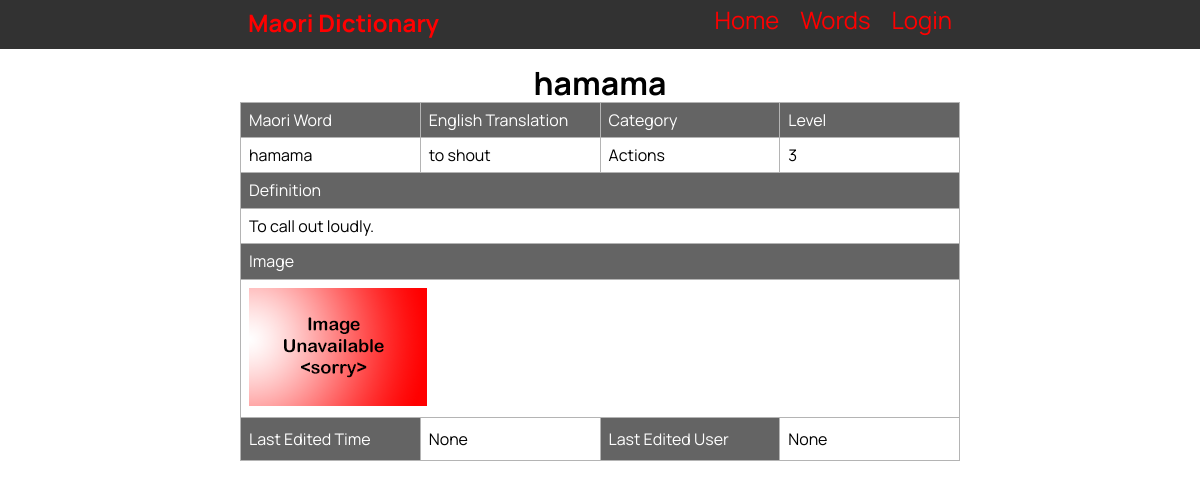
Screenshot of /individual_word/1 with the database file from the repository.
### tables this page shows
CREATE TABLE "vocab_list"
(
    id                  integer
        constraint vocab_list_pk
            primary key autoincrement,
    maori_word          varchar(30),
    english_translation varchar(30),
    category            varchar(30),
    definition          varchar(100),
    level               integer,
    last_edited_time    date,
    last_edited_user    varchar(60)
, image_name varchar(30));

### app.py (the view)
@app.route('/individual_word/<word_id>')
def render_individual_word(word_id):
    con = create_connection(DATABASE)
    query = "SELECT * FROM vocab_list WHERE id = ?"
    cur = con.cursor()
    cur.execute(query, (word_id, ))
    word_info = cur.fetchall()
    con.close()
    return render_template('word_detail.html', logged_in=is_logged_in(), admin=is_admin(), word_information=word_info)

### app.py (called while the page is built)
def create_connection(db_file):
    try:
        connection = sqlite3.connect(db_file)
        return connection
    except Error as e:
        print(e)
    return None

def is_logged_in():
    if session.get('email') is None:
        return False
    else:
        return True

def is_admin():
    if is_logged_in():
        if session.get('role') == "Teacher" or session.get('role') == "Admin":
            return True
        else:
            return False
    else:
        return False

### templates/word_detail.html (shortened to what this page needs)
{% extends "base.html" %}
{% block pageheading %}{{ word_information[0][1] }}{% endblock %}
{% block main %}
<table id="wordinfomation">
    <tr class="header">
        <td style="width:25%">Maori Word</td>
        <td style="width:25%">English Translation</td>
        <td style="width:25%">Category</td>
        <td style="width:25%">Level</td>
    </tr>
    <tr>
        <td>{{ word_information[0][1] }}</td>
        <td>{{ word_information[0][2] }}</td>
        <td>{{ word_information[0][3] }}</td>
        <td>{{ word_information[0][5] }}</td>
    </tr>
    <tr class="header">
        <td colspan="4">Definition</td>
    </tr>
    <tr>
        <td colspan="4">{{ word_information[0][4] }}</td>
    </tr>
    <tr class="header">
        <td colspan="4">Image</td>
    </tr>
    <tr>
        <td colspan="4">
            <img src="/static/images/{{ word_information[0][8] }}.jpg">
        </td>
    </tr>
    <tr>
        <td class="header">Last Edited Time</td>
        <td>{{ word_information[0][6] }}</td>
        <td class="header">Last Edited User</td>
        <td>{{ word_information[0][7] }}</td>
    </tr>
</table>
{% endblock %}

### templates/base.html (shortened to what this page needs)
<!DOCTYPE html>
<html lang="en">
<head>
    <link rel="stylesheet" href="https://cdnjs.cloudflare.com/ajax/libs/normalize/8.0.1/normalize.css"/>
    <link href="{{ url_for('static', filename='MDW.css') }}" rel="stylesheet">
</head>
<body>
<nav>
    <div class="container">
        <div class="navbar-brand">
            <a href="/">Maori Dictionary</a>
        </div>
        <div class="navbar-links">
            <a href="/">Home</a>
            <a href="/word_list">Words</a>
            {% if logged_in %}
                {% if admin %}
                    <a href="/">Admin</a>
                {% endif %}
                <a href="/logout">Logout</a>
                {% else %}
                <a href="/login">Login</a>
            {% endif %}
        </div>
    </div>
</nav>
<div class="container">
    <header>
        <h1>{% block pageheading %}{% endblock %}</h1>
    </header>
    <main>
        {% block main %}
        {% endblock %}
    </main>
</div>
</body>
</html>

### static/MDW.css (style rules this page uses)
* { font-family: 'Manrope', sans-serif; padding: 0; margin: 0; box-sizing: border-box; }
body { background-color: rgb(255, 255, 255); }
.container { width: 60vw; margin: auto; }
.container::after { content: ""; clear: both; display: table; }
img { max-width: 100%; }
h1 { text-align: center; font-weight: bold; font-size: 2rem; margin: 0; }
nav { background-color: rgb(50, 50, 50); font-size: 1.5rem; padding-top: 0.4rem; padding-bottom: 0.7rem; margin-bottom: 1rem; }
.navbar-brand { display: inline; float: left; font-size: 1.7rem; font-weight: bold; }
.navbar-links { display: inline; float: right; }
nav a { padding: 0 0.5rem; font-size: 1.5rem; color: red; text-decoration: none; }
table { font-family: Arial, Helvetica, sans-serif; border-collapse: collapse; width: 100%; }
td, th { border: 1px solid #b4b4b4; padding: 8px; }
#wordlist th, #wordinfomation .header { padding-top: 12px; padding-bottom: 12px; text-align: left; background-color: #646464; color: white; }

### rows the page displays
vocab_list: maori_word "hamama", english_translation "to shout", category "Actions", level "3", definition "To call out loudly."

### other values shown
{{ word_information[0][6] }} "None"
{{ word_information[0][7] }} "None"
